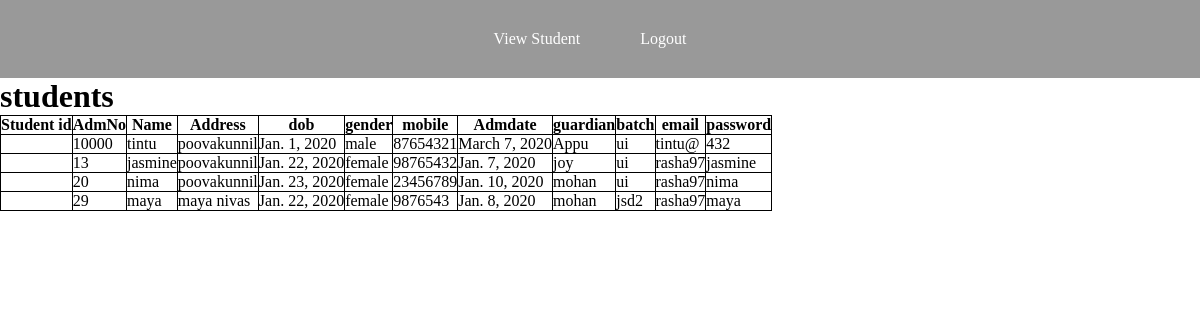
Page /studentdetails/ on the committed database.
### register/models.py (models this page shows)
class student(models.Model):
    sid=models.IntegerField(primary_key=True)
    admno=models.IntegerField(null=True,blank=True)
    name=models.CharField(max_length=30)
    address=models.CharField(max_length=30)
    dob=models.DateField(max_length=10)
    gender=models.CharField(max_length=30)
    mobile=models.IntegerField(null=True,blank=True)
    admdate=models.DateField(max_length=10)
    guardian=models.CharField(max_length=30)
    batch=models.CharField(max_length=30)
    email=models.CharField(max_length=30)
    password=models.CharField(max_length=10)

### register/views.py (the view)
# urls.py: path('studentdetails/',views.studview,name='view_stud'),
def studview(request):
    querysettttt=student.objects.all().filter()
    return render(request,'viewstudt.html',{'authorsssss':querysettttt})

### register/templates/viewstudt.html (shortened to what this page needs)
{% load static %}<!DOCTYPE html>
<html>
<head>
<link rel="stylesheet" href="{% static 'css/style5.css' %}">
</head>
<body class="b">
<div class="menubar">
<ul>
<li><a href="view.html">View Student</a></li>
<li><a href="{% url 'logout'%}">Logout</a></li>
</ul>
</div>
<div>
            <h1>students</h1>
            <table>
                <thead>
                    <tr>
                        <th>Student id</th>
                        <th>AdmNo</th>
                        <th>Name</th>
                        <th>Address</th>
                        <th>dob</th>
                        <th>gender</th>
                        <th>mobile</th>
                        <th>Admdate</th>
                        <th>guardian</th>
                        <th>batch</th>
                        <th>email </th>
                        <th>password</th>
                    </tr>
                </thead>
                <tbody>
                    {%if authorsssss%}
                    {%for i in authorsssss%}
                    <tr>
                        <td>{{i.stdid}}</td>
                        <td>{{i.admno}}</td>
                        <td>{{i.name}}</td>
                        <td>{{i.address}}</td>
                        <td>{{i.dob}}</td>
                        <td>{{i.gender}}</td>
                        <td>{{i.mobile}}</td>
                        <td>{{i.admdate}}</td>
                        <td>{{i.guardian}}</td>
                        <td>{{i.batch}}</td>
                        <td>{{i.email}}</td>
                        <td>{{i.password}}</td>
                    </tr>
                    {%endfor %}
            {%endif %}
                </tbody>
            </table>
        </div>
    </body>
</html>

### register/static/css/style5.css (style rules this page uses)
* { margin:0px; padding:0px; box-sizing:border-box; }
.b { background-color:light green; background-size:cover; }
.menubar { background-color:rgba(0,0,0,0.4); text-align:center; }
.menubar ul { list-style-type:none; display:inline-flex; margin-right:20px; }
.menubar ul li { padding:20px; margin:10px; text-align:center; }
.menubar ul li a { text-decoration:none; color:white; }

### register/templates/viewstudt.html (style rules this page uses)
table,th,td { border:1px solid black;border-collapse:collapse }

### rows in the picture
student: admno "10000", name "tintu", address "poovakunnil", dob "Jan. 1, 2020", gender "male", mobile "87654321", admdate "March 7, 2020", guardian "Appu", batch "ui", email "tintu@", password "432"
student: admno "13", name "jasmine", address "poovakunnil", dob "Jan. 22, 2020", gender "female", mobile "98765432", admdate "Jan. 7, 2020", guardian "joy", batch "ui", email "rasha97", password "jasmine"
student: admno "20", name "nima", address "poovakunnil", dob "Jan. 23, 2020", gender "female", mobile "23456789", admdate "Jan. 10, 2020", guardian "mohan", batch "ui", email "rasha97", password "nima"
student: admno "29", name "maya", address "maya nivas", dob "Jan. 22, 2020", gender "female", mobile "9876543", admdate "Jan. 8, 2020", guardian "mohan", batch "jsd2", email "rasha97", password "maya"
